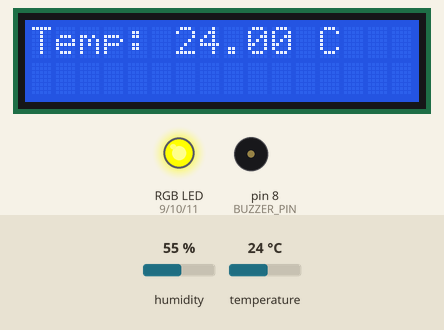
This sketch was run on a simulated Arduino Uno, built with avr-gcc and run on an emulated ATmega328P. Parts: 16×2 character LCD, an RGB LED mixed from three pins (HIGH = lit), buzzer (waves = sounding). Inputs (shaded band) come from the test bench; at power-on: temperature 24 °C, humidity 55 %. What the sketch prints to the serial monitor is not drawn.

Above: at 1.2 s.
1.3 s: temperature set to 41 °C
At 3.5 s:
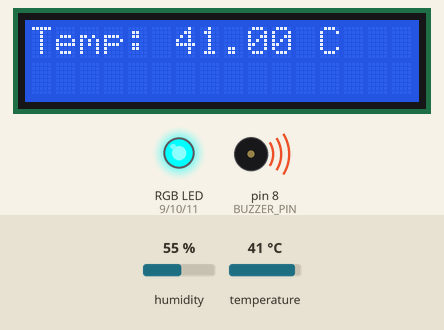
4.0 s: temperature set to 12 °C
At 5.2 s:
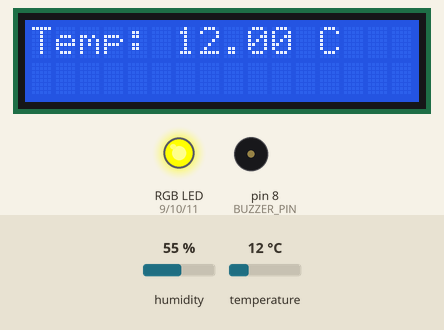
6.7 s: temperature set to 19 °C
At 8.6 s:
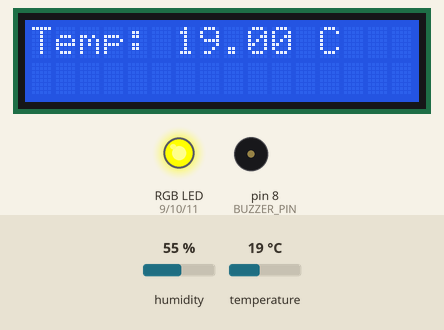
Timing chart, 0 to 10.1 s (numbered marks = the images above; inputs shaded):
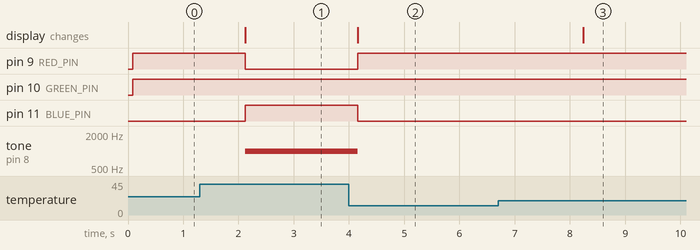

The sketch:

sketch.ino
```cpp
#include <DHT.h>
#include <Wire.h>
#include <LiquidCrystal_I2C.h>

#define DHTPIN 2
#define DHTTYPE DHT22
#define RED_PIN 9
#define GREEN_PIN 10
#define BLUE_PIN 11
#define BUZZER_PIN 8

DHT dht(DHTPIN, DHTTYPE);
LiquidCrystal_I2C lcd(0x27, 16, 2);

void setup() {
  Serial.begin(9600);

  dht.begin();
  lcd.begin(16, 2);
  lcd.backlight();

  pinMode(RED_PIN, OUTPUT);
  pinMode(GREEN_PIN, OUTPUT);
  pinMode(BLUE_PIN, OUTPUT);
  pinMode(BUZZER_PIN, OUTPUT);
}

void loop() {
  float temp = dht.readTemperature();

  // Display on LCD
  lcd.setCursor(0, 0);
  lcd.print("Temp: ");
  lcd.print(temp);
  lcd.print(" C   ");

  // Display on Serial Monitor
  Serial.print("Temperature: ");
  Serial.print(temp);
  Serial.println(" C");

  // RGB and Buzzer Logic
  if (temp < 35) {
    setColor(0, 0, 255); // Blue
    Serial.println("Color: Blue");
    noTone(BUZZER_PIN); // Buzzer OFF
  } else if (temp == 35) {
    setColor(0, 255, 0); // Green
    Serial.println("Color: Green");
    noTone(BUZZER_PIN); // Buzzer OFF
  } else if (temp > 35) {
    setColor(255, 0, 0); // Red
    Serial.println("Color: Red");
    tone(BUZZER_PIN, 1000); // Buzzer ON with tone
  }

  delay(1000);
}

// Adjusted for common anode RGB LED: invert PWM values
void setColor(int r, int g, int b) {
  analogWrite(RED_PIN, 255 - r);
  analogWrite(GREEN_PIN, 255 - g);
  analogWrite(BLUE_PIN, 255 - b);
}
```

Measured:
- after the input at 1.3 s, pin 9 (RED_PIN): HIGH → LOW after 0.82 s; pin 11 (BLUE_PIN): LOW → HIGH after 0.82 s; tone on pin 8 (BUZZER_PIN): silent → 1000 Hz after 0.82 s; the display: changes after 0.82 s (image 1)
- after the input at 4.0 s, pin 9 (RED_PIN): LOW → HIGH after 0.16 s; pin 11 (BLUE_PIN): HIGH → LOW after 0.16 s; tone on pin 8 (BUZZER_PIN): 1000 Hz → silent after 0.16 s; the display: changes after 0.16 s (image 2)
- after the input at 6.7 s, the display: changes after 1.5 s (image 3)
